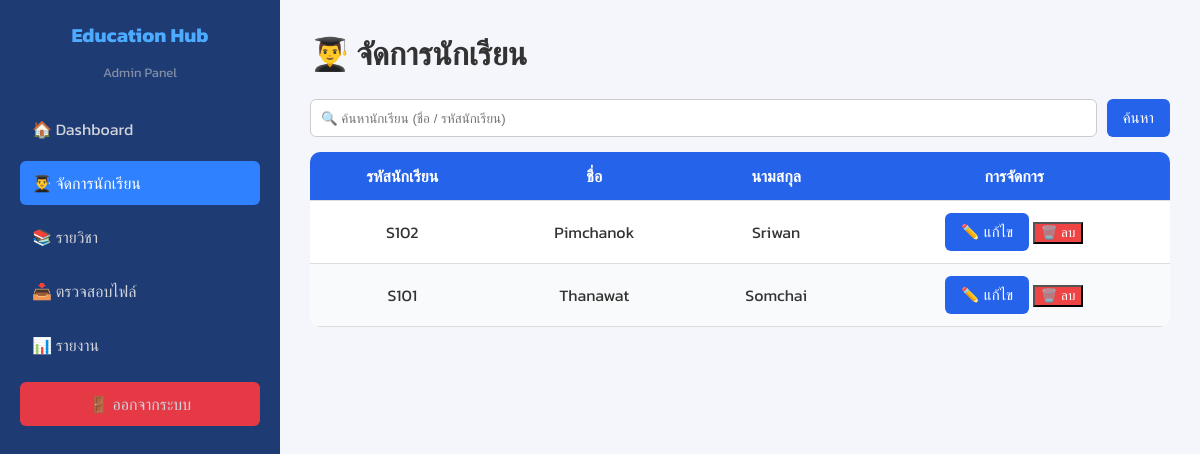
Screenshot of /EducationHub/admin/manage_students.php (signed in) with the database file from the repository.
### tables this page shows
CREATE TABLE students (
  id BIGINT PRIMARY KEY AUTO_INCREMENT,
  student_code VARCHAR(20) NOT NULL UNIQUE,
  first_name VARCHAR(100) NOT NULL,
  last_name VARCHAR(100) NOT NULL,
  date_of_birth DATE NULL,
  created_at TIMESTAMP DEFAULT CURRENT_TIMESTAMP
);

### EducationHub/admin/manage_students.php (the view, shortened to what this page needs)
<?php
include "../db_connect.php";
$search = $_GET['search'] ?? '';
$sql = "SELECT * FROM students
        WHERE student_code LIKE '%$search%'
        OR first_name LIKE '%$search%'
        OR last_name LIKE '%$search%'
        ORDER BY id DESC";
$students = $conn->query($sql);
?>
<!DOCTYPE html>
<html lang="th">
<head>
  <link rel="stylesheet" href="../assets/css/dashboard.css">
</head>
<body>
<div class="admin-container">
  <aside class="sidebar">
    <div class="logo">
      <h2>Education Hub</h2>
      <p class="role">Admin Panel</p>
    </div>
    <ul class="menu">
      <li><a href="index.php">🏠 Dashboard</a></li>
      <li><a href="manage_students.php" class="active">👨‍🎓 จัดการนักเรียน</a></li>
      <li><a href="manage_subjects.php">📚 รายวิชา</a></li>
      <li><a href="upload_review.php">📥 ตรวจสอบไฟล์</a></li>
      <li><a href="reports.php">📊 รายงาน</a></li>
      <li><a href="../logout.php" class="logout">🚪 ออกจากระบบ</a></li>
    </ul>
  </aside>
  <main class="content">
    <h1>👨‍🎓 จัดการนักเรียน</h1>
    <form class="search-box" method="get">
      <input type="text" name="search" placeholder="🔍 ค้นหานักเรียน (ชื่อ / รหัสนักเรียน)" value="<?= htmlspecialchars($search) ?>">
      <button type="submit" class="btn">ค้นหา</button>
    </form>
    <table class="table">
      <thead>
        <tr>
          <th>รหัสนักเรียน</th>
          <th>ชื่อ</th>
          <th>นามสกุล</th>
          <th>การจัดการ</th>
        </tr>
      </thead>
      <tbody>
        <?php if ($students->num_rows > 0): ?>
          <?php while ($row = $students->fetch_assoc()): ?>
            <tr>
              <td><?= htmlspecialchars($row['student_code']) ?></td>
              <td><?= htmlspecialchars($row['first_name']) ?></td>
              <td><?= htmlspecialchars($row['last_name']) ?></td>
              <td>
                <button class="btn" onclick="openEdit('<?= $row['id'] ?>','<?= $row['first_name'] ?>','<?= $row['last_name'] ?>')">✏️ แก้ไข</button>
                <button class="btn-danger" onclick="deleteStudent(<?= $row['id'] ?>)">🗑️ ลบ</button>
              </td>
            </tr>
          <?php endwhile; ?>
        <?php else: ?>
          <tr><td colspan="4">📭 ไม่พบนักเรียน</td></tr>
        <?php endif; ?>
      </tbody>
    </table>
  </main>
</div>
</body>
</html>

### EducationHub/assets/css/dashboard.css (style rules this page uses)
body { margin: 0; font-family: 'Kanit', sans-serif; background: #f4f6fc; }
.admin-container { display: flex; min-height: 100vh; }
.sidebar { width: 260px; background: #1a1f2b; color: white; padding: 20px; }
.sidebar .logo { text-align: center; margin-bottom: 25px; }
.sidebar .logo h2 { font-size: 20px; margin: 0; color: #4dabff; }
.sidebar .logo .role { font-size: 13px; color: #9aa3b2; }
.sidebar .menu { list-style: none; padding: 0; }
.sidebar .menu li { margin-bottom: 10px; }
.sidebar .menu a { text-decoration: none; display: block; color: #d1d5db; padding: 10px 12px; border-radius: 6px; transition: 0.2s; }
.sidebar .menu a:hover, .sidebar .menu a.active { background: #2f81ff; color: white; }
.sidebar .menu a.logout { background: #e63946; }
.content { flex: 1; padding: 25px; }
.content h1 { margin-top: 0; }
body { margin: 0; font-family: "Kanit", sans-serif; background: #f4f6fb; color: #333; }
.sidebar { width: 240px; background: #1f3b73; color: white; padding: 20px; }
.logo h2 { font-size: 22px; color: #4da3ff; margin: 0; }
.logo .role { font-size: 14px; opacity: 0.8; }
.menu { list-style: none; padding: 0; margin-top: 20px; }
.menu li { margin-bottom: 10px; }
.menu a { display: block; padding: 10px 15px; color: white; border-radius: 6px; text-decoration: none; transition: 0.25s; }
.menu a:hover, .menu a.active { background: #2f6ad8; }
.logout { background: #ef4444; display: block; text-align: center; margin-top: 15px; border-radius: 6px; padding: 10px; color: white; }
.content { flex: 1; padding: 30px; background: #f4f6fb; }
.table { width: 100%; border-collapse: collapse; background: white; border-radius: 10px; overflow: hidden; margin-top: 15px; }
.table th, .table td { padding: 12px; text-align: center; border-bottom: 1px solid #ddd; }
.table th { background: #2563eb; color: white; }
.table tr:nth-child(even) { background: #f9fafb; }

### EducationHub/admin/manage_students.php (style rules this page uses)
.search-box { margin-bottom: 15px; display: flex; gap: 10px; }
.search-box input { flex: 1; padding: 10px; border: 1px solid #ccc; border-radius: 6px; }
.btn { background: #2563eb; color: white; border: none; border-radius: 6px; padding: 10px 16px; cursor: pointer; font-size: 15px; }
.btn-danger { background: #ef4444; color: white; }

### rows the page displays
students: student_code "S102", first_name "Pimchanok", last_name "Sriwan"
students: student_code "S101", first_name "Thanawat", last_name "Somchai"
